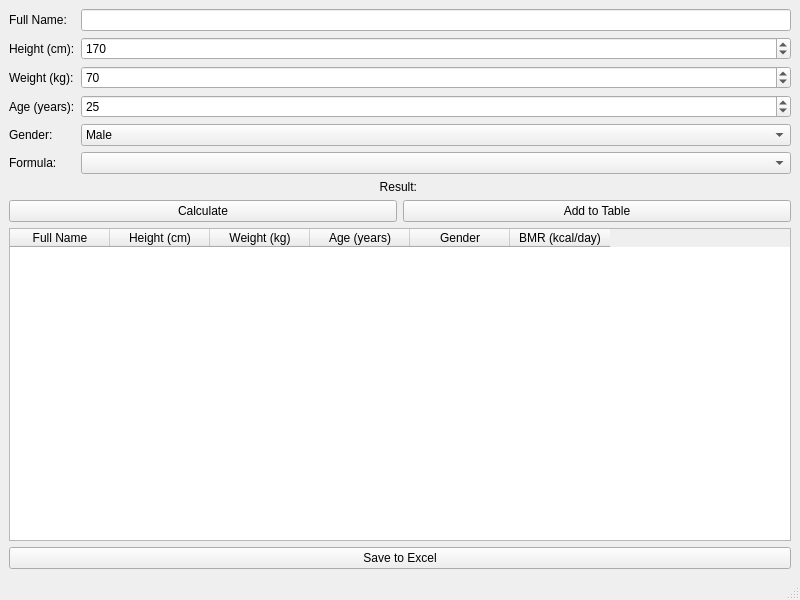
<?xml version="1.0" encoding="UTF-8"?>
<ui version="4.0">
 <class>MainWindow</class>
 <widget class="QMainWindow" name="MainWindow">
  <property name="geometry">
   <rect>
    <x>0</x>
    <y>0</y>
    <width>800</width>
    <height>600</height>
   </rect>
  </property>
  <property name="windowTitle">
   <string>BMR Calculator</string>
  </property>
  <widget class="QWidget" name="centralwidget">
   <layout class="QVBoxLayout" name="verticalLayout">
    <item>
     <layout class="QFormLayout" name="formLayout">
      <item row="0" column="0">
       <widget class="QLabel" name="labelName">
        <property name="text">
         <string>Full Name:</string>
        </property>
       </widget>
      </item>
      <item row="0" column="1">
       <widget class="QLineEdit" name="lineEditName"/>
      </item>
      <item row="1" column="0">
       <widget class="QLabel" name="labelHeight">
        <property name="text">
         <string>Height (cm):</string>
        </property>
       </widget>
      </item>
      <item row="1" column="1">
       <widget class="QSpinBox" name="heightSpinBox">
        <property name="maximum">
         <number>250</number>
        </property>
        <property name="value">
         <number>170</number>
        </property>
       </widget>
      </item>
      <item row="2" column="0">
       <widget class="QLabel" name="labelWeight">
        <property name="text">
         <string>Weight (kg):</string>
        </property>
       </widget>
      </item>
      <item row="2" column="1">
       <widget class="QSpinBox" name="weightSpinBox">
        <property name="maximum">
         <number>300</number>
        </property>
        <property name="value">
         <number>70</number>
        </property>
       </widget>
      </item>
      <item row="3" column="0">
       <widget class="QLabel" name="labelAge">
        <property name="text">
         <string>Age (years):</string>
        </property>
       </widget>
      </item>
      <item row="3" column="1">
       <widget class="QSpinBox" name="ageSpinBox">
        <property name="maximum">
         <number>120</number>
        </property>
        <property name="value">
         <number>25</number>
        </property>
       </widget>
      </item>
      <item row="4" column="0">
       <widget class="QLabel" name="labelGender">
        <property name="text">
         <string>Gender:</string>
        </property>
       </widget>
      </item>
      <item row="4" column="1">
       <widget class="QComboBox" name="genderComboBox">
        <item>
         <property name="text">
          <string>Male</string>
         </property>
        </item>
        <item>
         <property name="text">
          <string>Female</string>
         </property>
        </item>
       </widget>
      </item>
      <item row="5" column="0">
       <widget class="QLabel" name="labelFormula">
        <property name="text">
         <string>Formula:</string>
        </property>
       </widget>
      </item>
      <item row="5" column="1">
       <widget class="QComboBox" name="formulaComboBox"/>
      </item>
     </layout>
    </item>
    <item>
     <widget class="QLabel" name="resultLabel">
      <property name="text">
       <string>Result: </string>
      </property>
      <property name="alignment">
       <set>Qt::AlignmentFlag::AlignCenter</set>
      </property>
     </widget>
    </item>
    <item>
     <layout class="QHBoxLayout" name="horizontalLayoutButtons">
      <item>
       <widget class="QPushButton" name="calculateButton">
        <property name="text">
         <string>Calculate</string>
        </property>
       </widget>
      </item>
      <item>
       <widget class="QPushButton" name="addPersonButton">
        <property name="text">
         <string>Add to Table</string>
        </property>
       </widget>
      </item>
     </layout>
    </item>
    <item>
     <widget class="QTableWidget" name="tableWidget">
      <property name="rowCount">
       <number>0</number>
      </property>
      <property name="columnCount">
       <number>6</number>
      </property>
      <column>
       <property name="text">
        <string>Full Name</string>
       </property>
      </column>
      <column>
       <property name="text">
        <string>Height (cm)</string>
       </property>
      </column>
      <column>
       <property name="text">
        <string>Weight (kg)</string>
       </property>
      </column>
      <column>
       <property name="text">
        <string>Age (years)</string>
       </property>
      </column>
      <column>
       <property name="text">
        <string>Gender</string>
       </property>
      </column>
      <column>
       <property name="text">
        <string>BMR (kcal/day)</string>
       </property>
      </column>
     </widget>
    </item>
    <item>
     <widget class="QPushButton" name="saveButton">
      <property name="text">
       <string>Save to Excel</string>
      </property>
     </widget>
    </item>
   </layout>
  </widget>
  <widget class="QMenuBar" name="menubar">
   <property name="geometry">
    <rect>
     <x>0</x>
     <y>0</y>
     <width>800</width>
     <height>22</height>
    </rect>
   </property>
  </widget>
  <widget class="QStatusBar" name="statusbar"/>
 </widget>
 <resources/>
 <connections/>
</ui>
